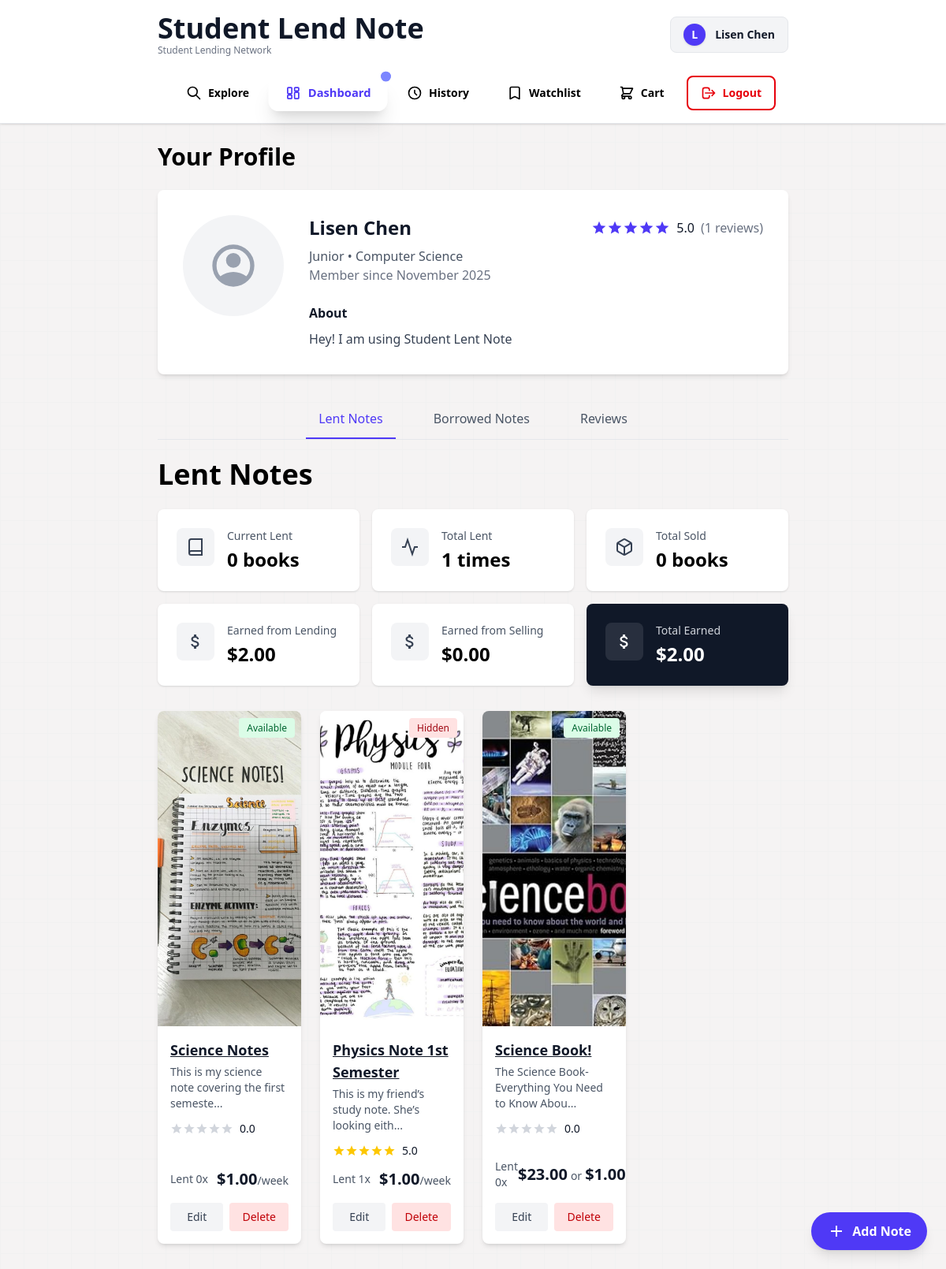
The page /dashboard (signed in) on the database as committed earlier.
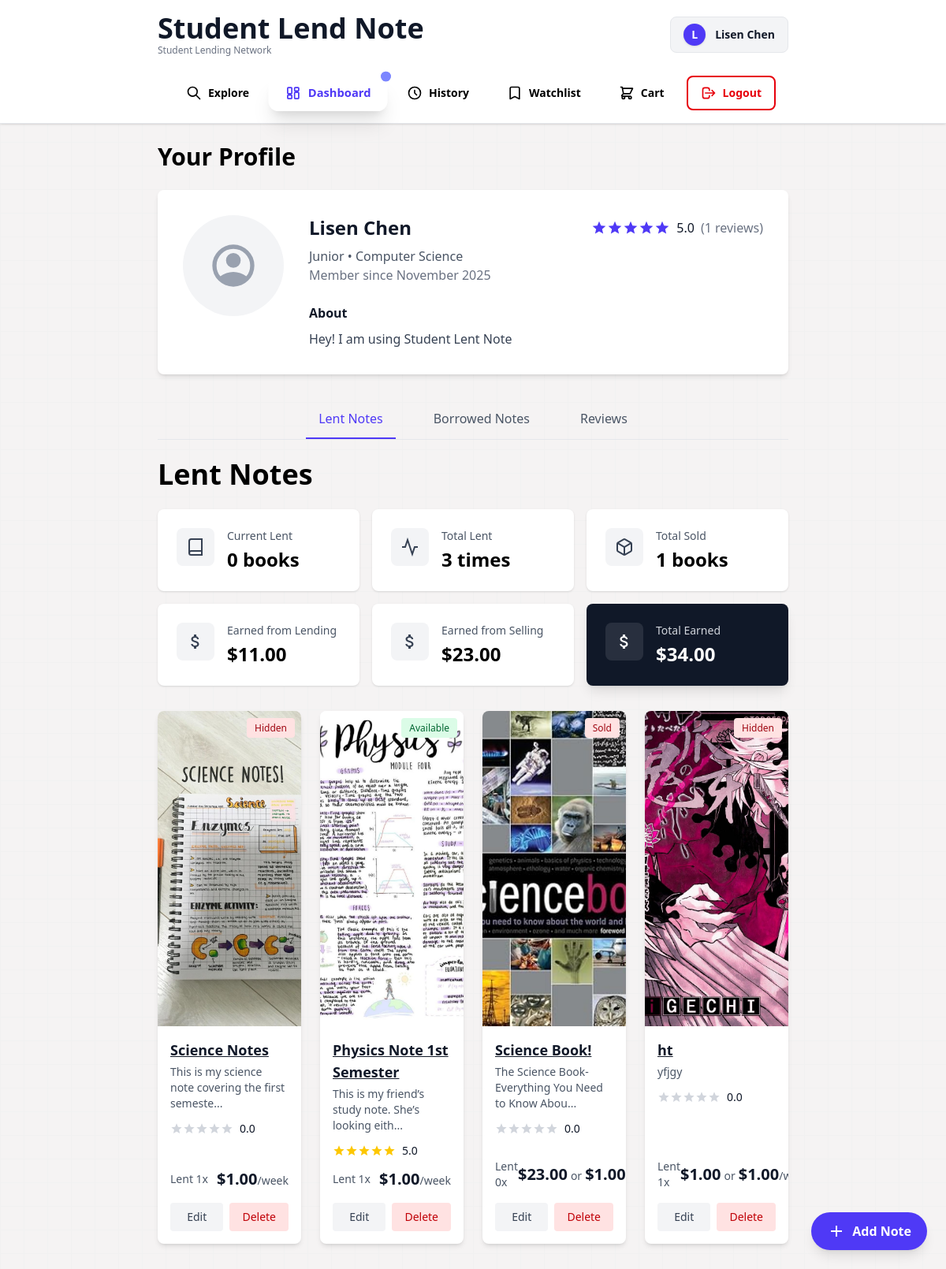
The same page on the database as committed later.
### models.py (models this page shows, shortened)
class User(db.Model):
    user_id = db.Column(db.Integer, primary_key=True)
    username = db.Column(db.String(80), unique=True, nullable=False)
    email = db.Column(db.String(120), unique=True, nullable=False)
    password = db.Column(db.String(200), nullable=False)
    about = db.Column(db.String(200), nullable=False, default='Hey! I am using Student Lent Note')
    created_at = db.Column(db.DateTime, default=db.func.now())
    avg_rating = db.Column(db.Numeric(3, 2), default=0.00)
    rating_count = db.Column(db.Integer, default=0)

class Note(db.Model):
    note_id = db.Column(db.Integer, primary_key=True)
    image_filename = db.Column(db.String(255), nullable=True)
    title = db.Column(db.String(200), nullable=False)
    isbn = db.Column(db.String(17), nullable=True)
    price = db.Column(db.Numeric(10, 2), nullable=False)
    price_sale = db.Column(db.Numeric(10, 2), nullable=False)
    description = db.Column(db.Text, nullable=True)
    condition = db.Column(
        db.Enum('MINIMUM', 'GOOD', 'BRAND NEW', name='condition_enum'),
        nullable=False
    )
    pickup_location = db.Column(db.String(200), nullable=False)
    available_date = db.Column(db.DateTime, nullable=False)
    status = db.Column(
        db.Enum('AVAILABLE', 'LENT', 'SOLD', 'RESERVED', 'HIDDEN', 'NEED ACTION','DELETED', name='status_enum'),
        default='AVAILABLE',
        nullable=False
    )
    listing_type = db.Column(
        db.Enum('RENTAL', 'SALE', 'BOTH', name='listing_type_enum'),
        nullable=False
    )
    listing_date = db.Column(db.DateTime, default=db.func.now(), nullable=False)
    incoming_return_date = db.Column(db.DateTime, nullable=True)
    avg_rating = db.Column(db.Numeric(3, 2), default=0.00)
    rating_count = db.Column(db.Integer, default=0)
    owner_id = db.Column(db.Integer, db.ForeignKey('user.user_id'), nullable=False)
    buyer_id = db.Column(db.Integer, db.ForeignKey('user.user_id'), nullable=True)
    current_history_id = db.Column(db.Integer, db.ForeignKey('history.history_id'), nullable=True)
    owner = db.relationship('User', foreign_keys=[owner_id], backref='notes_owned')
    buyer = db.relationship('User', foreign_keys=[buyer_id], backref='notes_bought')
    current_history = db.relationship('History', foreign_keys=[current_history_id], post_update=True)
    tags = db.Column(db.String(200), nullable=True)
    embedding = db.Column(db.PickleType, nullable=True)
    def __repr__(self):
        return f'<Note {self.title}>'

### app.py (the view)
@app.route('/dashboard')
@login_required
def dashboard():
    user = User.query.get_or_404(session['user_id'])
    current_tab = request.args.get('current_tab', 'lended_notes')
    gotten_reviews = Review.query.join(Note).filter(Note.owner_id == session['user_id']).all()
    return render_template('dashboard.html', user=user, gotten_reviews=gotten_reviews, current_tab=current_tab)

### templates/dashboard.html (shortened to what this page needs)
{% import 'components/user_profile.html' as comp%}
{% import 'components/pop_up_message.html' as pop_up %}
<!DOCTYPE html>
<html>
<head>
    <script src="https://cdn.jsdelivr.net/npm/@tailwindcss/browser@4"></script>
</head>
<body>
    {% include '/components/navbar.html' %}
    <div class="mx-50">
        <h1 class="text-3xl font-bold mb-2 mt-6">Your Profile</h1>
        {{comp.user_profile(user)}}
        <nav class="border-b border-gray-200 mb-6">
            <ul class="flex justify-center gap-8">
                <li>
                    <button
                        class="tab-button cursor-pointer px-4 py-3 font-medium text-gray-600 border-b-2 border-transparent hover:text-gray-900 hover:border-gray-300 transition-colors"
                        data-tab="lended_notes"
                        onclick="switchTab('lended_notes')">
                        Lent Notes
                    </button>
                </li>
                <li>
                    <button
                        class="tab-button cursor-pointer px-4 py-3 font-medium text-gray-600 border-b-2 border-transparent hover:text-gray-900 hover:border-gray-300 transition-colors"
                        data-tab="borrowed_notes"
                        onclick="switchTab('borrowed_notes')">
                        Borrowed Notes
                    </button>
                </li>
                <li>
                    <button
                        class="tab-button cursor-pointer px-4 py-3 font-medium text-gray-600 border-b-2 border-transparent hover:text-gray-900 hover:border-gray-300 transition-colors"
                        data-tab="reviews"
                        onclick="switchTab('reviews')">
                        Reviews
                    </button>
                </li>
            </ul>
        </nav>
        <div id="lended_notes_container" class="tab-content hidden">
            {% include '/components/lended_notes.html' %}
        </div>
    </div>
</body>
</html>

### templates/components/user_profile.html (shortened to what this page needs)
{% macro user_profile(user)%}
<div>
  <div class="rounded-lg shadow-md p-8 mb-8 bg-white mt-6">
    <div class="flex flex-row items-start gap-8">
      <div>
        <div class="w-32 h-32 rounded-full bg-gray-100 flex items-center justify-center text-gray-400 overflow-hidden">
        </div>
      </div>
      <div class="flex-1">
        <div class="flex items-center justify-between mb-2">
          <h2 class="text-2xl font-bold text-gray-900">{{ user.username }}</h2>
          <div class="flex items-center gap-2">
            <div class="flex items-center">
              {% for i in range(5) %}
                <svg xmlns="http://www.w3.org/2000/svg" class="w-5 h-5 {% if i < user.avg_rating %}text-indigo-600{% else %}text-gray-300{% endif %}" viewBox="0 0 24 24" fill="currentColor">
                  <path d="M12 17.27L18.18 21l-1.64-7.03L22 9.24l-7.19-.61L12 2 9.19 8.63 2 9.24l5.46 4.73L5.82 21z"/>
                </svg>
              {% endfor %}
            </div>
            <span class="text-gray-900 font-medium">{{ "%.1f"|format(user.avg_rating) }}</span>
            <span class="text-gray-500">({{ user.rating_count }} reviews)</span>
          </div>
        </div>
        <p class="text-gray-600">Junior • Computer Science </p>
        <p class=" text-gray-500 mb-6">Member since {{ user.created_at.strftime('%B %Y') }}</p>
        <div>
          <h3 class="font-semibold text-gray-900 mb-2">About</h3>
          <p class="text-gray-700 leading-relaxed">
            {{ user.about or 'This user has not added an "About" section yet.' }}
          </p>
        </div>
      </div>
    </div>
  </div>
</div>
{% endmacro %}

### templates/components/navbar.html
{% set current_path = request.path %}
{% set is_guest = session.get('username','Guest') == 'Guest' %}
{% import 'components/navbar_macros.html' as comp %}
<nav class="bg-white border-b border-gray-200 shadow-sm">
    <div class="py-4 mx-50">
        <div class="flex items-center justify-between mb-6">
            <div class="flex items-center gap-3">
                <div>
                    <h1 class="text-4xl font-bold text-gray-900">Student Lend Note</h1>
                    <p class="text-xs text-gray-500 font-medium">Student Lending Network</p>
                </div>
            </div>
            <div class="bg-gray-100 px-4 py-2 rounded-lg flex items-center gap-3 border border-gray-200">
                <div class="w-7 h-7 bg-indigo-600 rounded-full flex items-center justify-center text-white font-bold text-sm shadow-sm">
                    {{ session.get('username', 'Guest')[:1].upper() }}
                </div>
                <span class="text-gray-900 font-semibold text-sm">{{ session.get('username', 'Guest') }}</span>
            </div>
        </div>
        <ul class="flex justify-center items-center gap-2">
            <li>
                {{ comp.navbar_element(endpoint='explore', label='Explore', current_path=request.path, icon_path="M21 21l-6-6m2-5a7 7 0 11-14 0 7 7 0 0114 0z")}}
            </li>
            <li>
                {{comp.navbar_element(endpoint='dashboard', label='Dashboard', current_path=request.path, icon_path="M4 5a1 1 0 011-1h4a1 1 0 011 1v7a1 1 0 01-1 1H5a1 1 0 01-1-1V5zM14 5a1 1 0 011-1h4a1 1 0 011 1v3a1 1 0 01-1 1h-4a1 1 0 01-1-1V5zM4 16a1 1 0 011-1h4a1 1 0 011 1v3a1 1 0 01-1 1H5a1 1 0 01-1-1v-3zM14 12a1 1 0 011-1h4a1 1 0 011 1v7a1 1 0 01-1 1h-4a1 1 0 01-1-1v-7z")}}
            </li>
            <li>
                {{comp.navbar_element(endpoint='history', label='History', current_path=request.path, icon_path="M12 8v4l3 3m6-3a9 9 0 11-18 0 9 9 0 0118 0z")}}
            </li>
            <li>
                {{comp.navbar_element(endpoint='watchlist', label='Watchlist', current_path=request.path, icon_path="M5 5a2 2 0 012-2h10a2 2 0 012 2v16l-7-3.5L5 21V5z")}}
            </li>
            <li>
                {{comp.navbar_element(endpoint='shopping_cart.user_cart', label='Cart', current_path=request.path, icon_path="M3 3h2l.4 2M7 13h10l4-8H5.4M7 13L5.4 5M7 13l-2.293 2.293c-.63.63-.184 1.707.707 1.707H17m0 0a2 2 0 100 4 2 2 0 000-4zm-8 2a2 2 0 11-4 0 2 2 0 014 0z")}}
            </li>
            <li>
                <a href="{{ url_for('login') if is_guest else url_for('logout') }}"
                   class="flex items-center gap-2 px-4 py-2.5 rounded-lg transition-all
                          bg-white border-2 {{'text-indigo-600 hover:bg-indigo-50 hover:indigo-red-300' if is_guest else 'text-red-600 hover:bg-red-50 hover:border-red-300'}} font-semibold text-sm">
                    <svg class="w-5 h-5" fill="none" stroke="currentColor" viewBox="0 0 24 24">
                        <path stroke-linecap="round" stroke-linejoin="round" stroke-width="2" d="M17 16l4-4m0 0l-4-4m4 4H7m6 4v1a3 3 0 01-3 3H6a3 3 0 01-3-3V7a3 3 0 013-3h4a3 3 0 013 3v1"/>
                    </svg>
                    <span>{{ 'Login' if session.get('username', 'Guest') == 'Guest' else 'Logout' }}</span>
                </a>
            </li>
        </ul>
    </div>
</nav>

### templates/components/macros.html (shortened to what this page needs)
{% macro dashboard_card(note) %}
<div class="bg-white rounded-lg shadow-md overflow-hidden hover:shadow-lg transition-shadow flex flex-col h-full">
    <div class="relative h-100 bg-gray-100 shrink-0">
        <img src="{{ url_for('static', filename='uploads/' + note.image_filename) }}"
             alt="{{ note.title }}"
             class="w-full h-full object-cover">
        {% include 'components/status_badge.html' %}
    </div>
    <div class="p-4 flex flex-col grow">
        <a href="{{ url_for('detail', note_id=note.note_id) }}" class="text-lg font-semibold text-gray-900 mb-1 underline hover:text-indigo-600 transition-colors">{{ note.title }}</a>
        <p class="text-sm text-gray-600 mb-3">
            {{ note.description[:50] }}{% if note.description|length > 50 %}...{% endif %}
        </p>
        <div class="flex items-center gap-2 mb-3">
            <div class="flex items-center">
                {% for i in range(5) %}
                    <svg xmlns="http://www.w3.org/2000/svg" class="w-4 h-4 {% if i < note.avg_rating %}text-yellow-400{% else %}text-gray-300{% endif %}" viewBox="0 0 24 24" fill="currentColor">
                        <path d="M12 17.27L18.18 21l-1.64-7.03L22 9.24l-7.19-.61L12 2 9.19 8.63 2 9.24l5.46 4.73L5.82 21z"/>
                    </svg>
                {% endfor %}
            </div>
            <span class="text-sm font-medium text-gray-900">{{ "%.1f"|format(note.avg_rating) }}</span>
        </div>
        <div class="mt-auto">
            {% set note_lend_count = note.history_records | selectattr('transaction_type', 'equalto', 'BORROW') | selectattr('transaction_date', 'ne', None) | list | length %}
            <div class="flex items-center justify-between mb-4">
                <span class="text-sm text-gray-600">Lent {{ note_lend_count }}x</span>
                <div class="flex items-baseline">
                    {% if note.price_sale %}
                    <span class="text-xl font-semibold text-gray-900">${{ note.price_sale }}</span>
                    {% endif %}
                    {% if note.price_sale and note.price %}
                    <span class="text-sm text-gray-600 mx-1">or</span>
                    {% endif %}
                    {% if note.price %}
                    <span class="text-xl font-semibold text-gray-900">${{ note.price }}</span>
                    <span class="text-sm text-gray-600">/week</span>
                    {% endif %}
                </div>
            </div>
            <div class="space-y-2">
                <div class="flex gap-2">
                    <a href="{{ url_for('notes.update_note', note_id=note.note_id) }}"
                        class="w-full text-center bg-gray-100 text-gray-700 px-4 py-2 rounded hover:bg-gray-200 transition-colors text-sm font-medium">
                        Edit
                    </a>
                    <form action="{{ url_for('notes.delete_note', note_id=note.note_id) }}" method="POST">
                        <button type="submit"
                                onclick="return confirm('Are you sure you want to delete this book?');"
                                class="cursor-pointer w-full bg-red-100 text-red-700 px-4 py-2 rounded hover:bg-red-200 transition-colors text-sm font-medium">
                            Delete
                        </button>
                    </form>
                </div>
            </div>
        </div>
    </div>
</div>
{% endmacro %}

### templates/components/status_badge.html (shortened to what this page needs)
<div class="absolute top-2 right-2">
    {% if note.status == 'LENT' %}
        <span class="bg-yellow-100 text-yellow-800 text-xs font-medium px-2.5 py-1 rounded">Lent</span>
    {% elif note.status == 'SOLD' %}
        <span class="bg-red-100 text-red-800 text-xs font-medium px-2.5 py-1 rounded">Sold</span>
    {% elif note.status == 'NEED ACTION' %}
        <span class="bg-yellow-100 text-yellow-800 text-xs font-medium px-2.5 py-1 rounded">Action Needed</span>
    {% elif note.status == 'HIDDEN' %}
        <span class="bg-red-100 text-red-800 text-xs font-medium px-2.5 py-1 rounded">Hidden</span>
    {% elif note.status == 'AVAILABLE' %}
        <span class="bg-green-100 text-green-800 text-xs font-medium px-2.5 py-1 rounded">Available</span>
    {% endif %}
</div>

Rows that differ between the two databases and show on the page:
changed Note "Science Notes": price "0" → "1"; status "Available" → "Hidden"
changed Note "Physics Note 1st Semester": text "Hidden" → "Available"
changed Note "Science Book!": text "Available" → "Sold"
added Note: image_filename (picture), status "Hidden", title "ht", description "yfjgy", avg_rating "0.0", note_lend_count "1", price_sale "1.00", shows "or", price "1.00"
Other text that changed with them:
{{ total_lended }}: "1" → "3"
{{ total_sold }}: "0" → "1"
{{ "%.2f"|format(earned_lending) }}: "2.00" → "11.00"
{{ "%.2f"|format(earned_selling) }}: "0.00" → "23.00"
{{ "%.2f"|format(total_earned) }}: "2.00" → "34.00"
